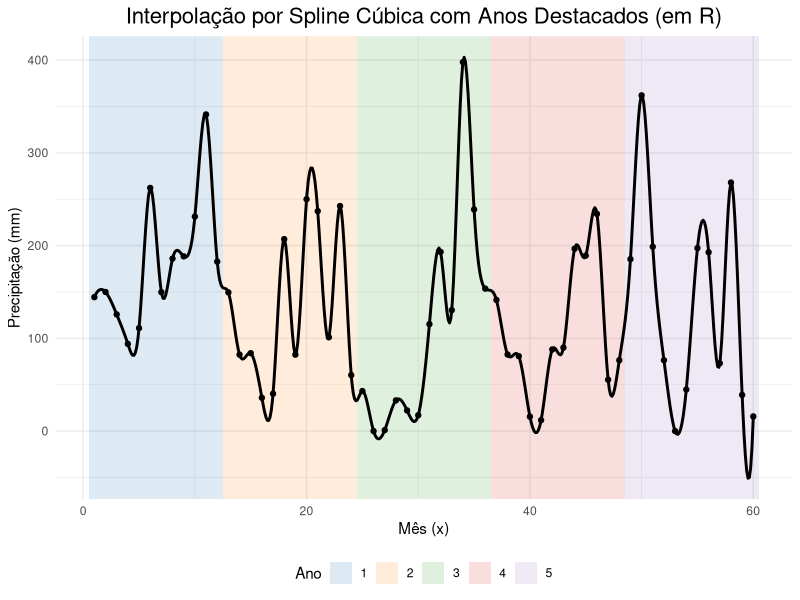

Here is the R script that generated this plot:
# Carregar as bibliotecas necessárias
library(ggplot2)
library(dplyr)

# --- Seus dados ---
x_dados <- 1:60
y_dados <- c(
  144.4, 150.0, 125.8, 94.0, 111.0, 262.2, 149.8, 186.0, 188.4, 231.3,
  341.4, 182.7, 149.6, 82.4, 84.0, 35.9, 40.3, 207.0, 82.4, 250.0,
  237.2, 101.2, 242.7, 60.4, 43.2, 0.0, 1.1, 33.1, 22.3, 17.1,
  115.3, 193.2, 130.4, 397.8, 239.0, 153.6, 141.4, 82.6, 80.8, 15.6,
  11.8, 88.0, 90.0, 196.6, 189.2, 234.2, 55.4, 76.4, 185.4, 362.0,
  198.8, 76.4, 0.0, 44.8, 197.3, 192.8, 73.1, 268.0, 39.0, 15.8
)

# Criar um data frame com os dados originais
dados_df <- data.frame(x = x_dados, y = y_dados)

# --- Passo 1: Criar a função de Spline Cúbica ---
# A função `splinefun` do R base cria uma função de interpolação
# É o equivalente ao `scipy.interpolate.CubicSpline`
cs <- splinefun(x_dados, y_dados, method = "fmm")

# --- Passo 2: Preparar os dados para as camadas do gráfico ---

# 2.1 - Dados para a curva suave da spline
# Criamos uma sequência densa de pontos no eixo X para que a curva fique suave
curva_df <- data.frame(x = seq(1, 60, length.out = 500))
curva_df$y <- cs(curva_df$x) # Usamos a função spline para calcular os valores de Y

# 2.2 - Dados para as faixas verticais (os retângulos)
anos_df <- data.frame(
  Ano = factor(1:5), # Cria um fator para cada ano, que será usado na legenda
  xmin = seq(0.5, 48.5, by = 12),
  xmax = seq(12.5, 60.5, by = 12)
)

# --- Passo 3: Construir o Gráfico com ggplot2 ---

ggplot() +
  
  # Camada 1: Faixas verticais para cada ano (o fundo)
  # Usamos `geom_rect` para desenhar os retângulos
  geom_rect(
    data = anos_df,
    aes(xmin = xmin, xmax = xmax, ymin = -Inf, ymax = Inf, fill = Ano),
    alpha = 0.15 # Transparência
  ) +
  
  # Camada 2: Linha da Spline Cúbica
  geom_line(
    data = curva_df,
    aes(x = x, y = y),
    color = "black",
    linewidth = 1 # Equivalente ao linewidth do matplotlib
  ) +
  
  # Camada 3: Pontos dos dados originais
  geom_point(
    data = dados_df,
    aes(x = x, y = y),
    color = "black",
    size = 1.5
  ) +
  
  # Passo 4: Customização e Rótulos
  labs(
    title = "Interpolação por Spline Cúbica com Anos Destacados (em R)",
    x = "Mês (x)",
    y = "Precipitação (mm)",
    fill = "Ano" # Título da legenda de cores
  ) +
  
  # Define uma paleta de cores manual para as faixas
  scale_fill_manual(values = c("#1f77b4", "#ff7f0e", "#2ca02c", "#d62728", "#9467bd")) +
  
  # Aplica um tema visual limpo
  theme_minimal() +
  
  # Ajustes finos no tema (opcional)
  theme(
    plot.title = element_text(hjust = 0.5, size = 16), # Centraliza o título
    legend.position = "bottom" # Posição da legenda
  )
